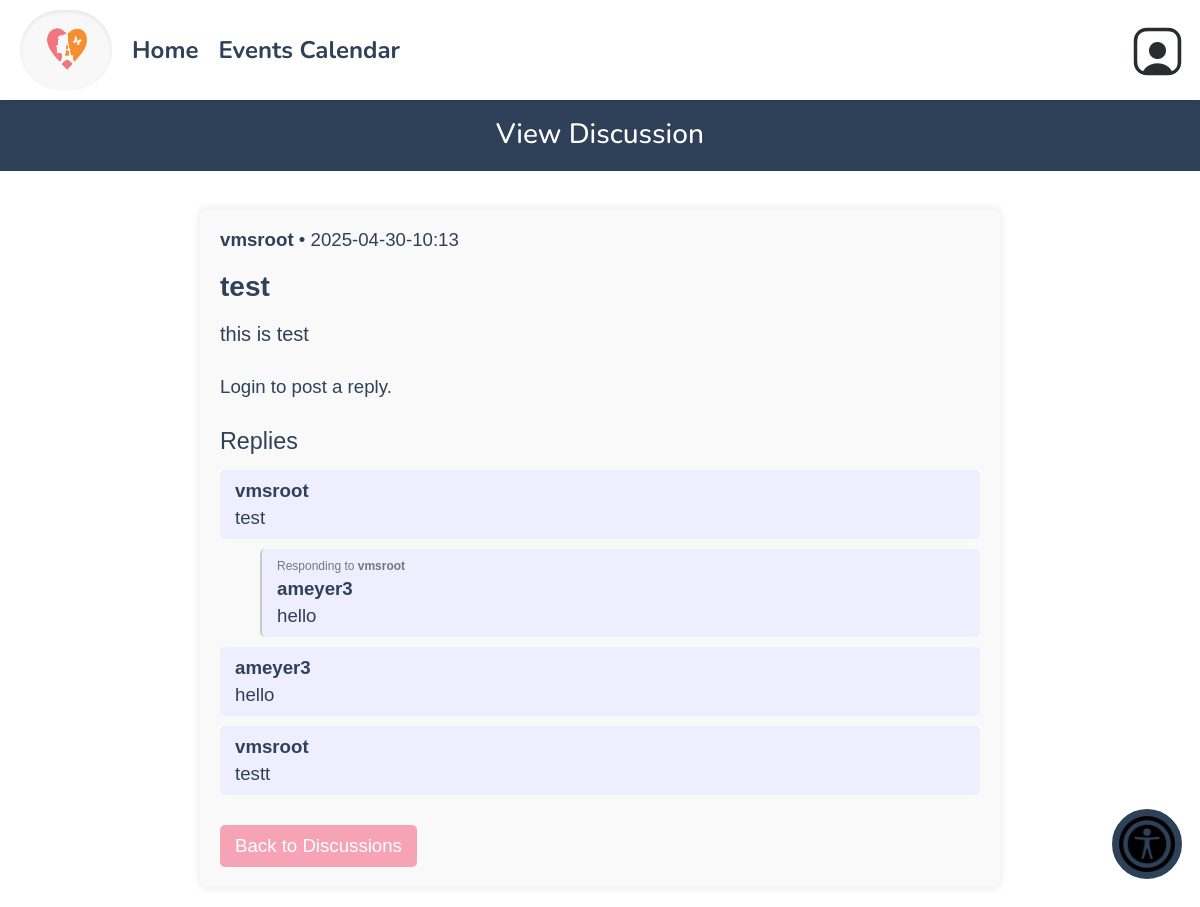
The page /discussionContent.php?author=vmsroot&title=test on the database its author committed.
### tables this page shows
CREATE TABLE `dbpersons` (
  `id` varchar(256) NOT NULL,
  `start_date` text DEFAULT NULL,
  `first_name` text NOT NULL,
  `last_name` text DEFAULT NULL,
  `street_address` text DEFAULT NULL,
  `city` text DEFAULT NULL,
  `state` varchar(2) DEFAULT NULL,
  `zip_code` text DEFAULT NULL,
  `phone1` varchar(12) DEFAULT NULL,
  `over21` enum('true','false') DEFAULT NULL,
  `phone1type` text DEFAULT NULL,
  `emergency_contact_phone` varchar(12) DEFAULT NULL,
  `emergency_contact_phone_type` text DEFAULT NULL,
  `birthday` text DEFAULT NULL,
  `email` text DEFAULT NULL,
  `email_prefs` enum('true','false') DEFAULT NULL,
  `emergency_contact_first_name` text DEFAULT NULL,
  `contact_num` varchar(255) DEFAULT 'n/a',
  `emergency_contact_relation` text DEFAULT NULL,
  `contact_method` text DEFAULT NULL,
  `type` text DEFAULT NULL,
  `status` text DEFAULT NULL,
  `notes` text DEFAULT NULL,
  `password` text DEFAULT NULL,
  `affiliation` varchar(100) DEFAULT NULL,
  `branch` varchar(100) DEFAULT NULL,
  `archived` tinyint(1) DEFAULT NULL,
  `emergency_contact_last_name` text DEFAULT NULL,
  `gender` varchar(20) DEFAULT NULL,
  `t_shirt_size` varchar(10) DEFAULT NULL,
  `computer_access` enum('yes','no') DEFAULT NULL,
  `camera_access` enum('yes','no') DEFAULT NULL,
  `transportation_access` enum('yes','no') DEFAULT NULL,
  `skills` text DEFAULT NULL,
  `experience` text DEFAULT NULL,
  `about_consent` enum('yes','no') DEFAULT NULL
);

CREATE TABLE `dbdiscussions` (
  `author_id` varchar(256) NOT NULL,
  `title` varchar(256) NOT NULL,
  `body` text NOT NULL,
  `time` varchar(16) NOT NULL
);

CREATE TABLE `discussion_replies` (
  `reply_id` int(11) NOT NULL,
  `user_reply_id` varchar(256) NOT NULL,
  `author_id` varchar(256) NOT NULL,
  `discussion_title` varchar(255) NOT NULL,
  `reply_body` text NOT NULL,
  `parent_reply_id` varchar(256) DEFAULT NULL,
  `created_at` varchar(16) NOT NULL
);

### database/dbDiscussions.php (called while the page is built, shortened)
<?php
include_once('dbDiscussionReplies.php');
function get_discussion($title) {
    $con = connect();
    $query = "SELECT * FROM dbdiscussions WHERE title = '" . $title . "'";
    $result = mysqli_query($con, $query);
    if ($result && mysqli_num_rows($result) > 0) {
        $discussion = mysqli_fetch_assoc($result);
        return $discussion;
    }
    return null;
}
function get_user_from_author($author_id){
    $con=connect();
    $query = "SELECT * FROM dbpersons WHERE id = '" . $author_id . "'";
    $result = mysqli_query($con,$query);
    $result_row = mysqli_fetch_assoc($result);
    $thePerson = make_a_person($result_row);
    return $thePerson;
}
?>

### database/dbPersons.php (called while the page is built, shortened)
<?php
include_once(dirname(__FILE__).'/../domain/Person.php');
function make_a_person($result_row) {
        $thePerson = new Person(
    @$result_row['id'],
    @$result_row['start_date'],
    @$result_row['first_name'],
    @$result_row['last_name'],
    @$result_row['street_address'],
    @$result_row['city'],
    @$result_row['state'],
    @$result_row['zip_code'],
    @$result_row['phone1'],
    @$result_row['over21'],
    @$result_row['phone1type'],
    @$result_row['emergency_contact_phone'],
    @$result_row['emergency_contact_phone_type'],
    @$result_row['birthday'],
    @$result_row['email'],
    @$result_row['email_prefs'],
    @$result_row['emergency_contact_first_name'],
    @$result_row['contact_num'],
    @$result_row['emergency_contact_relation'],
    @$result_row['contact_method'],
    @$result_row['type'],
    @$result_row['status'],
    @$result_row['notes'],
    @$result_row['password'],
    @$result_row['affiliation'],
    @$result_row['branch'],
    @$result_row['archived'],
    @$result_row['emergency_contact_last_name'],
    @$result_row['gender'],
    @$result_row['t_shirt_size'],
    @$result_row['computer_access'],
    @$result_row['camera_access'],
    @$result_row['transportation_access'],
    @$result_row['skills'],
    @$result_row['experience'],
    @$result_row['about_consent']
    );
    return $thePerson;
}

### domain/Person.php (called while the page is built, shortened)
<?php
class Person {
	private $first_name;
	private $last_name;
	function __construct(
		$id, $start_date, $first_name, $last_name, $street_address, $city, $state,
		$zip_code, $phone1, $age, $phone1type, $emergency_contact_phone,
		$emergency_contact_phone_type, $birthday, $email, $email_prefs,
		$emergency_contact_first_name, $contact_num, $emergency_contact_relation,
		$contact_method, $type, $status, $notes, $password, $affiliation, $branch, $archived,
		$emergency_contact_last_name, $gender, $t_shirt_size, $computer_access, $camera_access,
		$transportation_access, $skills, $experience, $about_consent
	) {
		$this->first_name = $first_name;
		$this->last_name = $last_name;
    }
	function get_first_name() {
		return $this->first_name;
	}
	function get_last_name() {
		return $this->last_name;
	}
}

### database/dbDiscussionReplies.php (called while the page is built, shortened)
<?php
function get_replies_from($discussion){
    $con = connect();
    $discussion_title = mysqli_real_escape_string($con, $discussion['title']);
    $query = "SELECT * FROM discussion_replies WHERE discussion_title = '$discussion_title' ORDER BY created_at ASC";
    $result = mysqli_query($con, $query);
    $replies = [];
    while ($row = mysqli_fetch_assoc($result)) {
        $replies[] = $row;
    }
    return $replies;
}
function get_reply_by_id($reply_id) {
    $con = connect();
    $reply_id = mysqli_real_escape_string($con, $reply_id);
    $query = "SELECT * FROM discussion_replies WHERE reply_id = '$reply_id' LIMIT 1";
    $result = mysqli_query($con, $query);
    $reply = null;
    if ($result && mysqli_num_rows($result) > 0) {
        $reply = mysqli_fetch_assoc($result);
    }
    return $reply;
}
?>

### discussionContent.php (the view, shortened to what this page needs)
<?php
$loggedIn = false;
$accessLevel = 0;
include_once "database/dbDiscussions.php";
include_once "database/dbPersons.php";
include_once "database/dbDiscussionReplies.php";
$authorID = htmlspecialchars(trim($_GET['author']));
$title = htmlspecialchars(trim($_GET['title']));
$discussion = get_discussion($title);
$author = get_user_from_author($authorID);
$author_name = $author->get_first_name() . ' ' . $author->get_last_name();
$discussionDate = $discussion['time'];
$replies = get_replies_from($discussion);
$repliesByParent = [];
foreach ($replies as $reply) {
    $parent = $reply['parent_reply_id'] ?? 'root';
    if (!isset($repliesByParent[$parent])) {
        $repliesByParent[$parent] = [];
    }
    $repliesByParent[$parent][] = $reply;
}
function displayReplies($parentId, $repliesByParent, $level = 0, $accessLevel = 0, $discussionTitle = '') {
    if (!isset($repliesByParent[$parentId])) return;
    foreach ($repliesByParent[$parentId] as $reply) {
        ?>
        <div class="reply" style="margin-left: <?php echo ($level * 40); ?>px; position: relative; border-left: <?php echo $level > 0 ? '2px solid #ccc' : 'none'; ?>; padding-left: 15px;">
            <?php if (!empty($reply['parent_reply_id'])): ?>
                <div style="font-size: 12px; color: #777; margin-bottom: 5px;">
                    Responding to <strong><?php echo htmlspecialchars(get_username_by_reply_id($reply['parent_reply_id'])); ?></strong>
                </div>
            <?php endif; ?>
            <div class="reply-author"><?php echo htmlspecialchars($reply['user_reply_id']); ?></div>
            <div class="reply-body"><?php echo nl2br(htmlspecialchars($reply['reply_body'])); ?></div>
        </div>
        <?php
        displayReplies($reply['reply_id'], $repliesByParent, $level + 1, $accessLevel, $discussionTitle);
    }
}
function get_username_by_reply_id($reply_id) {
    $reply = get_reply_by_id($reply_id);
    if ($reply) {
        return $reply['user_reply_id'];
    } else {
        return "Unknown";
    }
}
?>
<!DOCTYPE html>
<html lang="en">
<head>
    <?php require('universal.inc'); ?>
    <link rel="stylesheet" href="https://cdnjs.cloudflare.com/ajax/libs/font-awesome/6.0.0-beta3/css/all.min.css">
</head>
<body>
    <?php require('header.php'); ?>
    <h1>View Discussion</h1>
    <div class="discussion-content">
        <div class="author-info">
            <strong><?php echo $author_name; ?></strong> • <?php echo $discussionDate; ?>
        </div>
        <div class="title"><?php echo htmlspecialchars($discussion['title']); ?></div>
        <div class="body"><?php echo nl2br(htmlspecialchars($discussion['body'])); ?></div>
        <div class="reply-section">
            <?php if ($loggedIn): ?>
                <button class="reply-btn" onclick="toggleMainReplyBox()">Reply to Discussion</button>
                <div class="reply-box" id="mainReplyBox" style="display:none;">
                    <form method="post">
                        <textarea name="reply_body" placeholder="Write your reply here..." required></textarea>
                        <button type="submit" class="reply-btn">Submit Reply</button>
                    </form>
                </div>
            <?php else: ?>
                <p><em>Login to post a reply.</em></p>
            <?php endif; ?>
        </div>
        <div class="replies">
            <h3>Replies</h3>
            <?php displayReplies('root', $repliesByParent, 0, $accessLevel, $discussion['title']); ?>
        </div>
        <a href="viewDiscussions.php" class="back-btn">Back to Discussions</a>
    </div>
</body>
</html>

### css/base.css (style rules this page uses)
html, body, header, main, footer, div, span, p, h1, h2, h3, h4, h5, h6, ul, ol, li, input, select, textarea, form, section, label, table, td, tr, th, form, fieldset, em, button, a { padding: 0; margin: 0; font-size: inherit; font-family: inherit; font-weight: inherit; text-decoration: none; font-style: normal; box-sizing: border-box; text-align: left; list-style-type: none; border-spacing: 0; }
:root { --page-background-color: #ffffff; --page-font-color: var(--main-color); --inactive-font-color: #666666; --inactive-background-color: #fafafa; --standout-background: #f8f4ef; --happy-toast-background-color: var(--main-color); --happy-toast-font-color: white; --info-toast-background-color: var(--main-color); --info-toast-font-color: white; --error-toast-background-color: #701a1a; --error-toast-font-color: white; --shadow-and-border-color: #e8e8e8; --main-color: #2f4159; --accent-color: #f5c16e; --secondary-accent-color: #f6a4b5; --wv-accent-color: #f5c16e; --wv-accent-foreground: #f6a4b5; --wv-bg-light: #ffffff; --wv-text-dark: #111111; --wv-muted-text: #6b6b6b; --calendar-event-color: #999; --calendar-event-color-hover: #777777; --calendar-today-border: 2px solid var(--secondary-accent-color); --button-font-color: rgb(255, 255, 255); --button-padding: 0.5rem 1.5rem; --button-border-radius: 0.25rem; --standard-border: 1px solid #333333; --light-border: 1px solid var(--shadow-and-border-color); --text-field-border: 2px solid #e8e8e8; --cancel-button-background-color: var(--secondary-accent-color); --error-color: red; font-size: 18px; font-family: Montserrat; font-weight: 300; }
body { background-color: var(--page-background-color); color: var(--main-color); font-family: Montserrat; }
a { color: var(--main-color); }
h1 { font-size: 1.5rem !important; font-weight: 500 !important; margin-bottom: 2rem; background-color: var(--main-color); color: var(--page-background-color); width: 100%; text-align: center; padding: 1rem; }
h3 { font-size: 1.25rem; font-weight: 400; }

### css/header.css (style rules this page uses)
body { font-family: Nunito, Quicksand, sans-serif; padding-top: 96px; font-size: 14pt; }

### discussionContent.php (style rules this page uses)
.discussion-content { max-width: 800px; margin: 20px auto; padding: 20px; font-family: Arial, sans-serif; background-color: #f9f9f9; border-radius: 8px; box-shadow: 0 0 10px rgba(0,0,0,0.1); }
.author-info, .title, .body { margin-bottom: 20px; }
.title { font-size: 28px; font-weight: bold; }
.body { font-size: 20px; white-space: pre-wrap; }
.reply-section, .replies { margin-top: 30px; }
.replies h3 { margin-bottom: 15px; }
.reply { background-color: #eef; padding: 10px; margin-bottom: 10px; border-radius: 5px; }
.reply-author { font-weight: bold; }
.reply-body { margin-top: 5px; }
.back-btn { margin-top: 20px; display: inline-block; padding: 10px 15px; background-color: var(--secondary-accent-color); color: white; text-decoration: none; border-radius: 5px; }

### rows shown on the page
dbpersons: author_name "vmsroot"
dbdiscussions: time "2025-04-30-10:13", title "test", body "this is test"
discussion_replies: user_reply "vmsroot", reply_body "test"
discussion_replies: parent_reply_id "vmsroot", user_reply "ameyer3", reply_body "hello"
discussion_replies: user_reply "ameyer3", reply_body "hello"
discussion_replies: user_reply "vmsroot", reply_body "testt"
